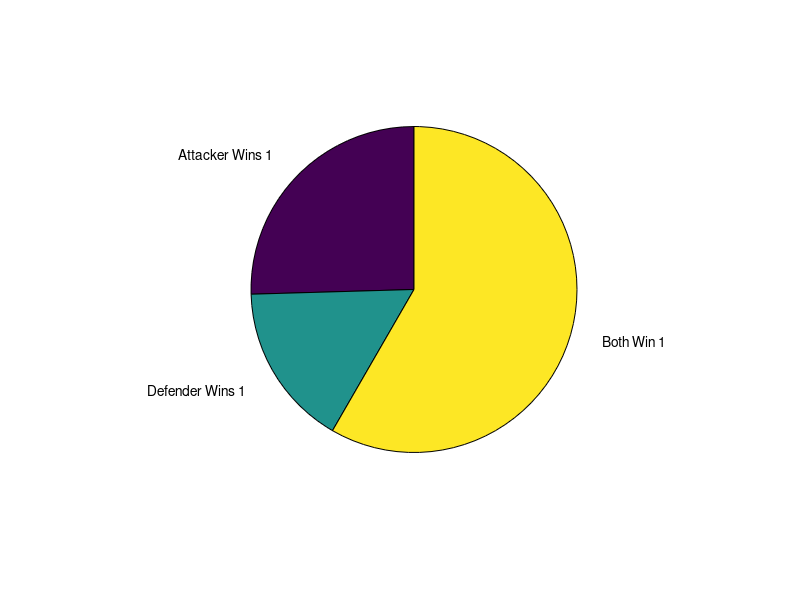

The MATLAB script that drew this image:
%{
    Lab6EC2.m

    Skeleton for the second extra credit probem in lab 6.

    This lab should do the following:

    (1) Initialize a separate variable for each possible outcome

    (2) Using nested for loops, calculate the total occurences of each
    outcome using 2 attack dice and 1 defense die

    (3) Calculate the probability of each occurence. Make sure that
    probabilities are stored in the following variables:
        attack_wins - the probability of the attackers winning one
        defense_wins - the probability of the defense winning one

    (4) Create a pie chart of the probabilities

    (5)Add a title and legend to the pie chart

    @author Carlise Moreland and Joshua Pollock
%}

function [attack_wins,defense_wins] = Lab6EC2
attack_wins=0;
defense_wins=0;
tie=0;
gamesPlayed=0;
for a1 =1:6
    for a2 = 1:6
            for d1=1:6
                
                attackers = sort([a1 a2]);
                defenders = d1;
                
                if attackers(1) > defenders(1)
                    attack_wins = attack_wins + 1;
                elseif ( attackers(1) + attackers(2) <= defenders(1))
                    defense_wins = defense_wins + 1;
                else
                    tie=tie+1;
                end
                gamesPlayed=gamesPlayed+1;
            end
        
    end
end
attack_wins = attack_wins / gamesPlayed;
defense_wins = defense_wins / gamesPlayed;
tie=tie/gamesPlayed;

pieChart=[attack_wins defense_wins tie];
labels = {'Attacker Wins 1','Defender Wins 1', 'Both Win 1'};
pie(pieChart,labels);
end
